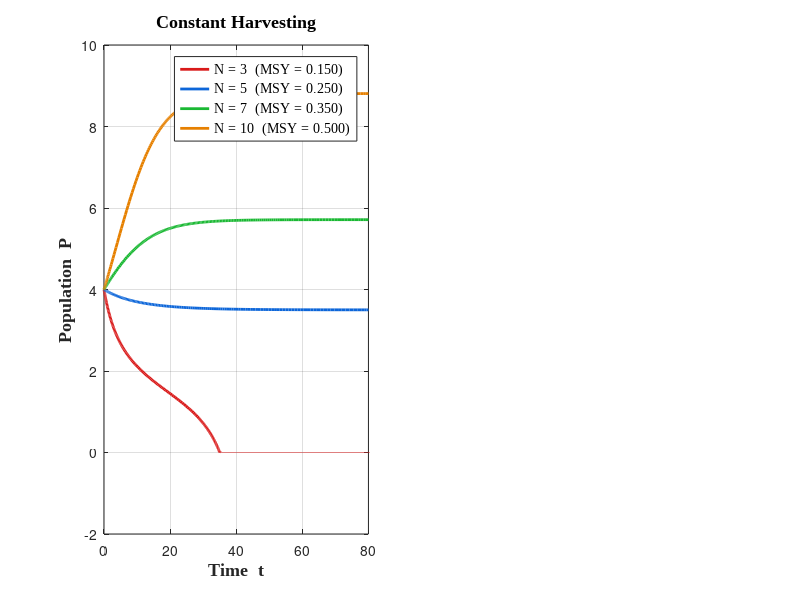

Source code (MATLAB): (Note: this script raises an error after producing the figure.)
clc; clear; close all;

%% --- Base Parameters ---
k   = 0.20;
N   = 5;
a   = 0.21;
b   = 0.5;
P0  = 4.0;
MSY = k*N/4;
opts = odeset('RelTol',1e-8,'AbsTol',1e-10,'NonNegative',1);

% equilibrium for base a
D  = N^2 - 4*(a*N/k);
P1 = (N + sqrt(D)) / 2;
P2 = (N - sqrt(D)) / 2;

%% =========================================================
%  FIGURE 5.2 - Effect of varying k (2 subplots)
%% =========================================================
% k_vals = [0.10, 0.20, 0.30, 0.40];

% c1 = [0.85 0.10 0.10];   % deep red
% c2 = [0.05 0.40 0.85];   % vivid blue
% c3 = [0.10 0.72 0.20];   % vivid green
% c4 = [0.90 0.50 0.00];   % vivid orange
% c5 = [0.60 0.10 0.85];   % vivid purple
% c6 = [0.10 0.10 0.10];   % near black

% traj_colors = {c1, c2, c3, c4};

% figure('Position',[100 100 1200 520], 'Color', 'white');

% % ── Subplot 1: Constant Harvesting ───────────────────────────────────
% subplot(1,2,1);
% hold on; grid on; box on;

% plotHandles1  = [];
% legendLabels1 = {};

% for i = 1:length(k_vals)
%     ki    = k_vals(i);
%     ode_c = @(t,P) ki*P*(1 - P/N) - a;
%     [tt, PP] = ode45(ode_c, [0 80], P0, opts);
%     h = plot(tt, PP, '-', 'Color', traj_colors{i}, 'LineWidth', 2.0);
%     plotHandles1(end+1)  = h;
%     legendLabels1{end+1} = sprintf('k = %.2f  (MSY = %.3f)', ki, ki*N/4);
% end

% % Equilibrium line
% h_n2 = yline(N/2, '--', 'Color', c6, 'LineWidth', 1.8);
% text(1, N/2 + N*0.03, 'N/2', ...
%      'FontSize', 10, 'FontName', 'Times New Roman', ...
%      'Color', c6, 'FontWeight', 'bold');

% xlabel('Time  t', 'FontSize', 13, 'FontWeight', 'bold', ...
%        'FontName', 'Times New Roman');
% ylabel('Population  P', 'FontSize', 13, 'FontWeight', 'bold', ...
%        'FontName', 'Times New Roman');
% title('Constant Harvesting', 'FontSize', 13, 'FontWeight', 'bold', ...
%       'FontName', 'Times New Roman');

% lgd1 = legend(plotHandles1, legendLabels1, ...
%               'Location', 'best', 'FontSize', 10, ...
%               'FontName', 'Times New Roman');
% lgd1.Box       = 'on';
% lgd1.EdgeColor = [0.2 0.2 0.2];
% lgd1.LineWidth = 1.2;
% lgd1.Color     = [0.97 0.97 0.97];

% ax1 = gca;
% ax1.FontSize      = 11;
% ax1.FontName      = 'Times New Roman';
% ax1.XColor        = 'k';
% ax1.YColor        = 'k';
% ax1.LineWidth     = 1.4;
% ax1.GridColor     = [0.5 0.5 0.5];
% ax1.GridAlpha     = 0.35;
% ax1.GridLineStyle = '--';
% ax1.TickDir       = 'out';
% ax1.TickLength    = [0.012 0.025];
% xlim([0 80]);
% ylim([0 N*1.2]);

% % ── Subplot 2: Periodic Harvesting ───────────────────────────────────
% subplot(1,2,2);
% hold on; grid on; box on;

% plotHandles2  = [];
% legendLabels2 = {};

% for i = 1:length(k_vals)
%     ki    = k_vals(i);
%     ode_p = @(t,P) ki*P*(1 - P/N) - a*(1 + sin(b*t));
%     [tt, PP] = ode45(ode_p, [0 80], P0, opts);
%     h = plot(tt, PP, '-', 'Color', traj_colors{i}, 'LineWidth', 2.0);
%     plotHandles2(end+1)  = h;
%     legendLabels2{end+1} = sprintf('k = %.2f  (MSY = %.3f)', ki, ki*N/4);
% end

% % Equilibrium line
% yline(N/2, '--', 'Color', c6, 'LineWidth', 1.8);
% text(1, N/2 + N*0.03, 'N/2', ...
%      'FontSize', 10, 'FontName', 'Times New Roman', ...
%      'Color', c6, 'FontWeight', 'bold');

% xlabel('Time  t', 'FontSize', 13, 'FontWeight', 'bold', ...
%        'FontName', 'Times New Roman');
% ylabel('Population  P', 'FontSize', 13, 'FontWeight', 'bold', ...
%        'FontName', 'Times New Roman');
% title('Periodic Harvesting', 'FontSize', 13, 'FontWeight', 'bold', ...
%       'FontName', 'Times New Roman');

% lgd2 = legend(plotHandles2, legendLabels2, ...
%               'Location', 'best', 'FontSize', 10, ...
%               'FontName', 'Times New Roman');
% lgd2.Box       = 'on';
% lgd2.EdgeColor = [0.2 0.2 0.2];
% lgd2.LineWidth = 1.2;
% lgd2.Color     = [0.97 0.97 0.97];

% ax2 = gca;
% ax2.FontSize      = 11;
% ax2.FontName      = 'Times New Roman';
% ax2.XColor        = 'k';
% ax2.YColor        = 'k';
% ax2.LineWidth     = 1.4;
% ax2.GridColor     = [0.5 0.5 0.5];
% ax2.GridAlpha     = 0.35;
% ax2.GridLineStyle = '--';
% ax2.TickDir       = 'out';
% ax2.TickLength    = [0.012 0.025];
% xlim([0 80]);
% ylim([0 N*1.2]);

% ── Super Title ───────────────────────────────────────────────────────

exportgraphics(gcf, 'fig_312.png', 'Resolution', 1200);


% exportgraphics(gcf, 'fig312.png', 'Resolution', 1200);

%% --- Table 5.1 - Effect of k: Constant vs Periodic ---
% fprintf('================================================================================\n');
% fprintf('Table 5.1 — Effect of k  (N=%.1f, a=%.2f)\n', N, a);
% fprintf('================================================================================\n');
% fprintf('%-6s %-10s | %-14s %-14s %-14s | %-14s\n', ...
%         'k', 'MSY', 'P1 (const)', 'P2 (const)', 'Status (const)', 'Status (periodic)');
% fprintf('%s\n', repmat('-',1,80));
% for i = 1:length(k_vals)
%     ki  = k_vals(i);
%     msy = ki*N/4;
%     Di  = N^2 - 4*(a*N/ki);

%     % constant status
%     if Di > 0
%         p1 = (N+sqrt(Di))/2;
%         p2 = (N-sqrt(Di))/2;
%         c_status = 'Sustainable';
%         p1_str   = sprintf('%.4f', p1);
%         p2_str   = sprintf('%.4f', p2);
%     else
%         c_status = 'Extinction';
%         p1_str   = '---';
%         p2_str   = '---';
%     end

%     % periodic status — run simulation and check mean
%     ode_p    = @(t,P) ki*P*(1-P/N) - a*(1+sin(b*t));
%     [tp, Pp] = ode45(ode_p, [0 100], P0, opts);
%     idx      = tp >= 80;
%     mean_P   = mean(Pp(idx));
%     if mean_P < 0.01
%         p_status = 'Extinction';
%     else
%         p_status = sprintf('Mean P=%.2f', mean_P);
%     end

%     fprintf('%-6.2f %-10.4f | %-14s %-14s %-14s | %-14s\n', ...
%             ki, msy, p1_str, p2_str, c_status, p_status);
% end
% fprintf('%s\n\n', repmat('=',1,80));

%% =========================================================
%  FIGURE 5.3 - Effect of varying N (2 subplots)
%% =========================================================
N_vals = [3, 5, 7, 10];

c1 = [0.85 0.10 0.10];   % deep red
c2 = [0.05 0.40 0.85];   % vivid blue
c3 = [0.10 0.72 0.20];   % vivid green
c4 = [0.90 0.50 0.00];   % vivid orange
c5 = [0.60 0.10 0.85];   % vivid purple
c6 = [0.10 0.10 0.10];   % near black

traj_colors = {c1, c2, c3, c4};

figure('Position',[100 100 1200 520], 'Color', 'white');

% ── Subplot 1: Constant Harvesting ───────────────────────────────────
subplot(1,2,1);
hold on; grid on; box on;

plotHandles1  = [];
legendLabels1 = {};

for i = 1:length(N_vals)
    Ni    = N_vals(i);
    ode_c = @(t,P) k*P*(1 - P/Ni) - a;
    [tt, PP] = ode45(ode_c, [0 80], P0, opts);
    h = plot(tt, PP, '-', 'Color', traj_colors{i}, 'LineWidth', 2.0);
    plotHandles1(end+1)  = h;
    legendLabels1{end+1} = sprintf('N = %d  (MSY = %.3f)', Ni, k*Ni/4);
end

xlabel('Time  t', 'FontSize', 13, 'FontWeight', 'bold', ...
       'FontName', 'Times New Roman');
ylabel('Population  P', 'FontSize', 13, 'FontWeight', 'bold', ...
       'FontName', 'Times New Roman');
title('Constant Harvesting', 'FontSize', 13, 'FontWeight', 'bold', ...
      'FontName', 'Times New Roman');

lgd1 = legend(plotHandles1, legendLabels1, ...
              'Location', 'best', 'FontSize', 10, ...
              'FontName', 'Times New Roman');
lgd1.Box       = 'on';
lgd1.EdgeColor = [0.2 0.2 0.2];
lgd1.LineWidth = 1.2;
lgd1.Color     = [0.97 0.97 0.97];

ax1 = gca;
ax1.FontSize      = 11;
ax1.FontName      = 'Times New Roman';
ax1.XColor        = 'k';
ax1.YColor        = 'k';
ax1.LineWidth     = 1.4;
ax1.GridColor     = [0.5 0.5 0.5];
ax1.GridAlpha     = 0.35;
ax1.GridLineStyle = '--';
ax1.TickDir       = 'out';
ax1.TickLength    = [0.012 0.025];
xlim([0 80]);
ylim([0 max(N_vals)*1.2]);

% ── Subplot 2: Periodic Harvesting ───────────────────────────────────
subplot(1,2,2);
hold on; grid on; box on;

plotHandles2  = [];
legendLabels2 = {};

for i = 1:length(N_vals)
    Ni    = N_vals(i);
    ode_p = @(t,P) k*P*(1 - P/Ni) - a*(1 + sin(b*t));
    [tt, PP] = ode45(ode_p, [0 80], P0, opts);
    h = plot(tt, PP, '-', 'Color', traj_colors{i}, 'LineWidth', 2.0);
    plotHandles2(end+1)  = h;
    legendLabels2{end+1} = sprintf('N = %d  (MSY = %.3f)', Ni, k*Ni/4);
end

xlabel('Time  t', 'FontSize', 13, 'FontWeight', 'bold', ...
       'FontName', 'Times New Roman');
ylabel('Population  P', 'FontSize', 13, 'FontWeight', 'bold', ...
       'FontName', 'Times New Roman');
title('Periodic Harvesting', 'FontSize', 13, 'FontWeight', 'bold', ...
      'FontName', 'Times New Roman');

lgd2 = legend(plotHandles2, legendLabels2, ...
              'Location', 'best', 'FontSize', 10, ...
              'FontName', 'Times New Roman');
lgd2.Box       = 'on';
lgd2.EdgeColor = [0.2 0.2 0.2];
lgd2.LineWidth = 1.2;
lgd2.Color     = [0.97 0.97 0.97];

ax2 = gca;
ax2.FontSize      = 11;
ax2.FontName      = 'Times New Roman';
ax2.XColor        = 'k';
ax2.YColor        = 'k';
ax2.LineWidth     = 1.4;
ax2.GridColor     = [0.5 0.5 0.5];
ax2.GridAlpha     = 0.35;
ax2.GridLineStyle = '--';
ax2.TickDir       = 'out';
ax2.TickLength    = [0.012 0.025];
xlim([0 80]);
ylim([0 max(N_vals)*1.2]);

exportgraphics(gcf, 'fig313.png', 'Resolution', 1200);

% % ── Table: Effect of N ────────────────────────────────────────────────
% fprintf('================================================================================\n');
% fprintf('Table 5.2 — Effect of N  (k = %.2f,  a = %.2f)\n', k, a);
% fprintf('================================================================================\n');
% fprintf('%-6s %-10s | %-14s %-14s %-14s | %-14s\n', ...
%         'N', 'MSY', 'P1 (const)', 'P2 (const)', 'Status (const)', 'Status (periodic)');
% fprintf('%s\n', repmat('-',1,80));

% for i = 1:length(N_vals)
%     Ni  = N_vals(i);
%     msy = k*Ni/4;
%     Di  = Ni^2 - 4*(a*Ni/k);

%     % Constant status
%     if Di > 0
%         p1       = (Ni + sqrt(Di)) / 2;
%         p2       = (Ni - sqrt(Di)) / 2;
%         c_status = 'Sustainable';
%         p1_str   = sprintf('%.4f', p1);
%         p2_str   = sprintf('%.4f', p2);
%     else
%         c_status = 'Extinction';
%         p1_str   = '---';
%         p2_str   = '---';
%     end

%     % Periodic status
%     ode_p    = @(t,P) k*P*(1 - P/Ni) - a*(1 + sin(b*t));
%     [tp, Pp] = ode45(ode_p, [0 100], P0, opts);
%     idx      = tp >= 80;
%     mean_P   = mean(Pp(idx));
%     if mean_P < 0.01
%         p_status = 'Extinction';
%     else
%         p_status = sprintf('Mean P = %.2f', mean_P);
%     end

%     fprintf('%-6d %-10.4f | %-14s %-14s %-14s | %-14s\n', ...
%             Ni, msy, p1_str, p2_str, c_status, p_status);
% end
% fprintf('%s\n', repmat('=',1,80));
